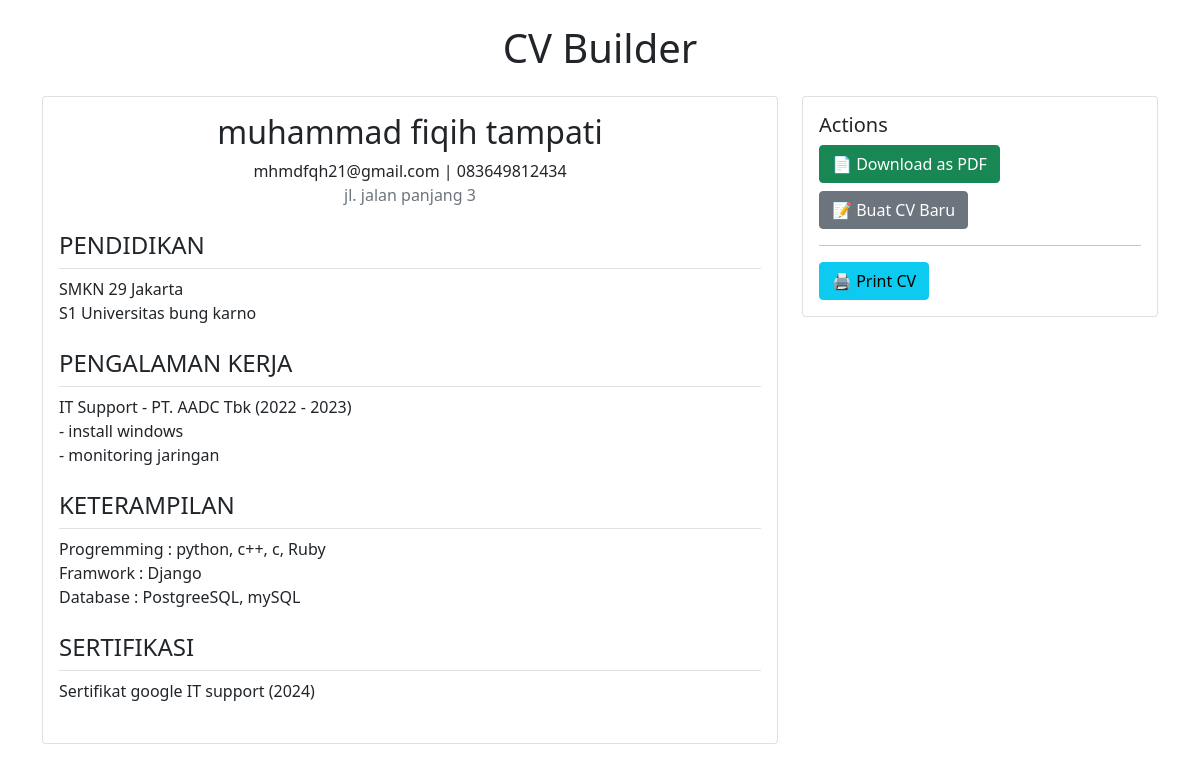
Page /preview/1/ on the committed database.
### cv/models.py (models this page shows, shortened)
class CVData(models.Model):
    nama = models.CharField(max_length=100)
    email = models.EmailField()
    nomor_hp = models.CharField(max_length=15)
    alamat = models.TextField()
    pendidikan = models.TextField()
    pengalaman = models.TextField()
    keterampilan = models.TextField()
    sertifikasi = models.TextField(blank=True, null=True)
    created_at = models.DateTimeField(auto_now_add=True)

### cv/views.py (the view)
# urls.py: path('preview/<int:cv_id>/', views.cv_preview, name='cv_preview'),
def cv_preview(request, cv_id):
    cv = get_object_or_404(CVData, id=cv_id)
    return render(request, 'cv/preview.html', {'cv': cv})

### cv/templates/cv/preview.html (shortened to what this page needs)
{% extends 'cv/base.html' %}
{% block content %}
<div class="row">
    <div class="col-md-8">
        <div class="card" id="cv-content">
            <div class="card-body">
                <div class="text-center mb-4">
                    <h2>{{ cv.nama }}</h2>
                    <p class="mb-0">{{ cv.email }} | {{ cv.nomor_hp }}</p>
                    <p class="text-muted">{{ cv.alamat }}</p>
                </div>
                <div class="mb-4">
                    <h4 class="border-bottom pb-2">PENDIDIKAN</h4>
                    <p style="white-space: pre-line;">{{ cv.pendidikan }}</p>
                </div>
                <div class="mb-4">
                    <h4 class="border-bottom pb-2">PENGALAMAN KERJA</h4>
                    <p style="white-space: pre-line;">{{ cv.pengalaman }}</p>
                </div>
                <div class="mb-4">
                    <h4 class="border-bottom pb-2">KETERAMPILAN</h4>
                    <p style="white-space: pre-line;">{{ cv.keterampilan }}</p>
                </div>
                {% if cv.sertifikasi %}
                <div class="mb-4">
                    <h4 class="border-bottom pb-2">SERTIFIKASI</h4>
                    <p style="white-space: pre-line;">{{ cv.sertifikasi }}</p>
                </div>
                {% endif %}
            </div>
        </div>
    </div>
    <div class="col-md-4">
        <div class="card">
            <div class="card-body">
                <h5>Actions</h5>
                <a href="{% url 'cv_export_pdf' cv.id %}" class="btn btn-success btn-block mb-2">
                    📄 Download as PDF
                </a>
                <a href="{% url 'cv_form' %}" class="btn btn-secondary btn-block">
                    📝 Buat CV Baru
                </a>
                <hr>
                <button onclick="window.print()" class="btn btn-info btn-block">
                    🖨️ Print CV
                </button>
            </div>
        </div>
    </div>
</div>
{% endblock %}

### cv/templates/cv/base.html (shortened to what this page needs)
<!DOCTYPE html>
<html lang="en">
<head>
    <link href="https://cdn.jsdelivr.net/npm/bootstrap@5.1.3/dist/css/bootstrap.min.css" rel="stylesheet">
</head>
<body>
    <div class="container mt-4">
        <h1 class="text-center mb-4">CV Builder</h1>
        {% block content %}
        {% endblock %}
    </div>
</body>
</html>

### rows in the picture
CVData: nama "muhammad fiqih tampati", email "mhmdfqh21@gmail.com", nomor_hp "083649812434", alamat "jl. jalan panjang 3", pendidikan "SMKN 29 Jakarta S1 Universitas bung karno", pengalaman "IT Support - PT. AADC Tbk (2022 - 2023) - install windows - monitoring jaringan", keterampilan "Progremming : python, c++, c, Ruby Framwork : Django Database : PostgreeSQL, mySQL", sertifikasi "Sertifikat google IT support (2024)"
